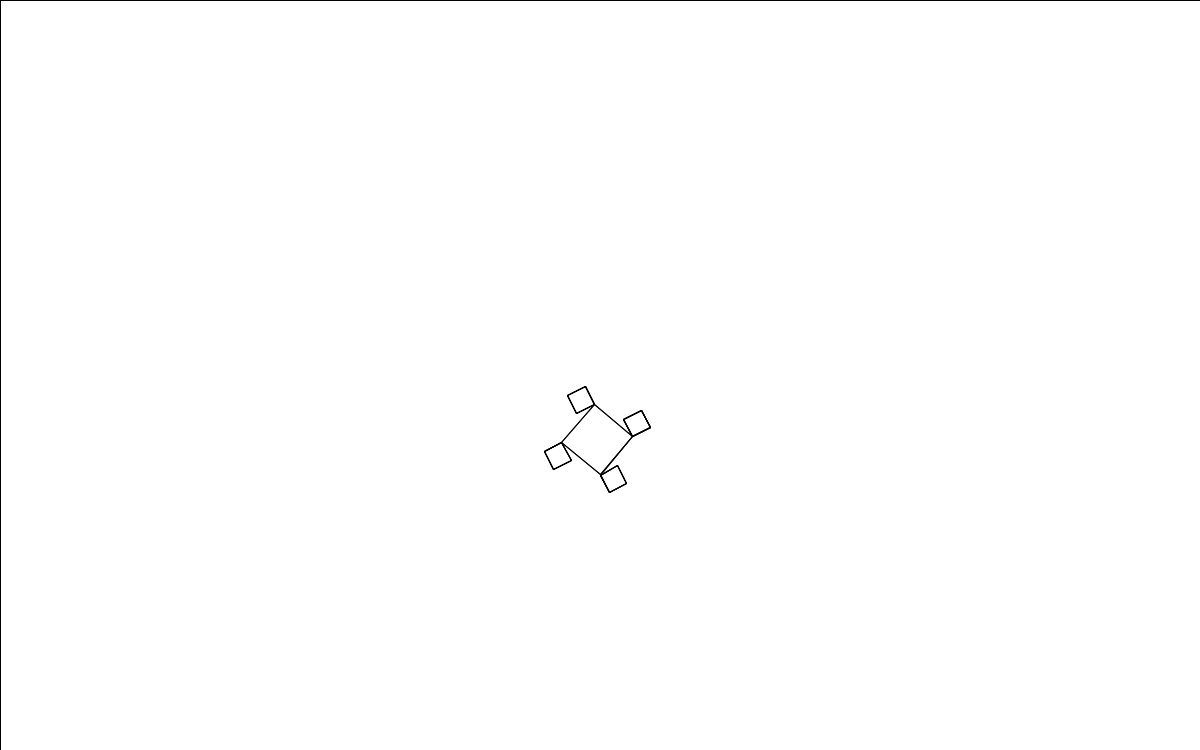
Frame 1 (no input)
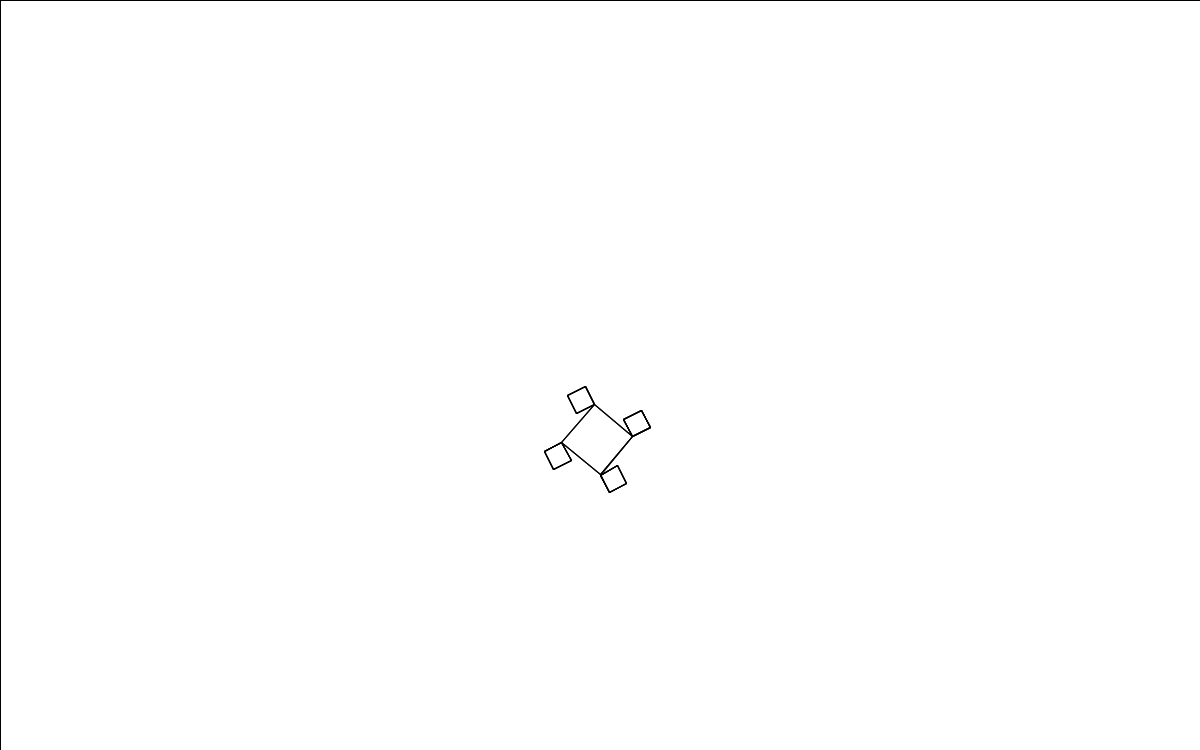
Frame 60 (the mouse pressed at the canvas centre just before this capture)
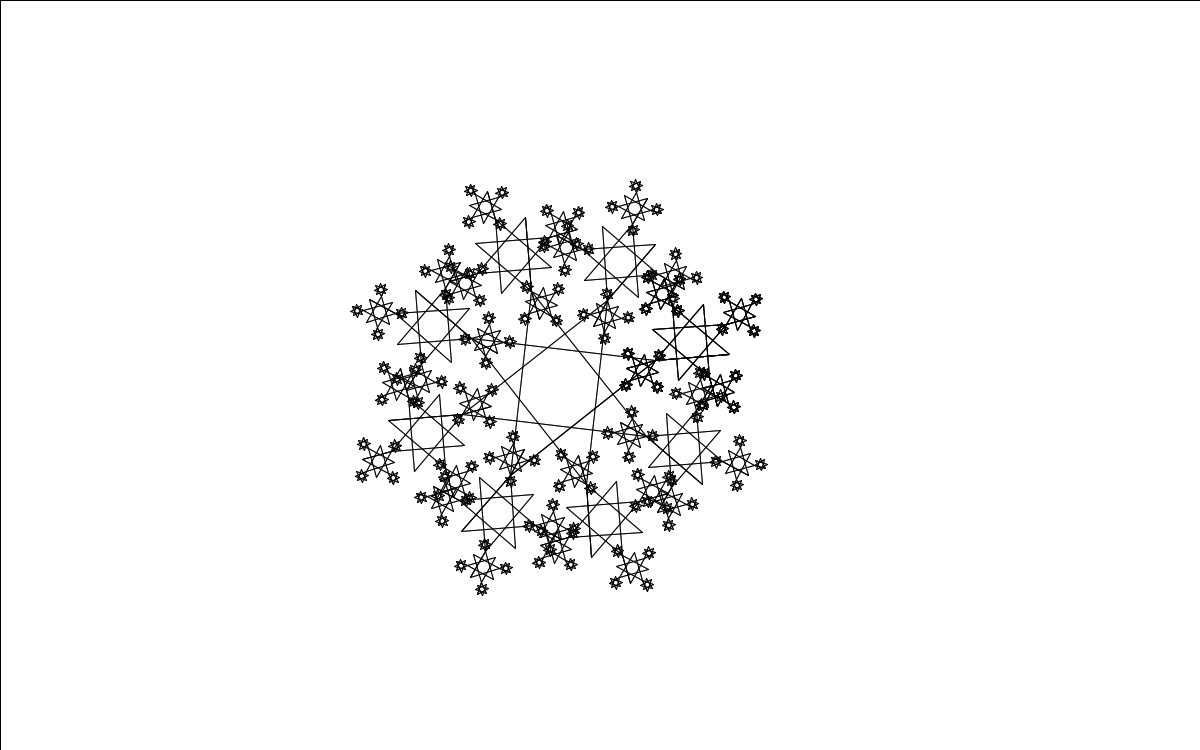
Frame 120 (the mouse held since frame 60 and released just before this capture)

The Processing sketch that drew these frames (run headless with seeded random() and noise(); from frame 60 on, the mouse is pressed at the canvas centre):

// Processing sketch: processing_77877
// ── processing_77877.pde

float theta;   
float wonka;
int numsides = 9;
int i;
void setup() {
  size(1200, 750);
  background(255);
}
void draw() {
  fill(255,255,255,150);
  rect(0,0,width,height);
  frameRate(30);
  stroke(0);
  strokeWeight(1);
  float a = (mouseX / (float) width) * 90f;
  theta = radians(a+90);
  wonka = radians((a+90)/4);
  translate((width/2-(2*a)),(height/2+100));
  rotate(radians(18));
  abranch(50 + (3 * a));
}
void abranch(float h) { 
  if (h > 3) {
    pushMatrix();
    rotate(wonka);    
    for (int i = 0; i < numsides; i = i+1){
    line(0, 0, 0, -h); 
    translate(0, -h);
    branch(h);
    rotate(-theta);  
    } 
    popMatrix();    
  }
}

void branch(float h) {
  h *= 0.4;
  if (h >= 10) {
    pushMatrix();
    rotate(wonka);   
    for (int i = 0; i < (numsides - 1); i = i+1) {
    line(0, 0, 0, -h); 
    translate(0, -h);
    if ((i % 2) > 0) {
    branch(h);
    }
    rotate(-theta);   
    }  
    line(0, 0, 0, -h);  
    translate(0, -h);
    popMatrix();   
  }
}
